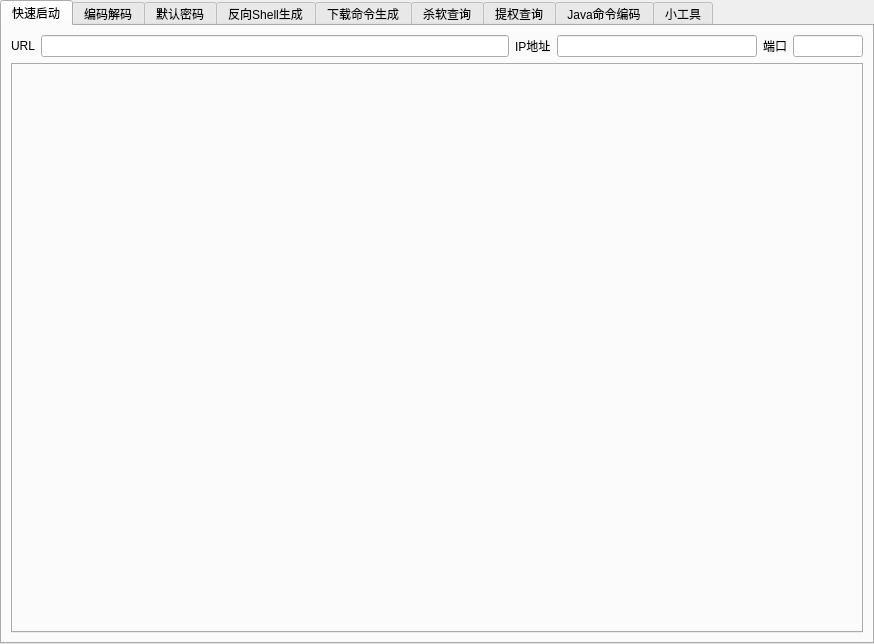
<?xml version="1.0" encoding="UTF-8"?>
<ui version="4.0">
 <class>MainWindow</class>
 <widget class="QMainWindow" name="MainWindow">
  <property name="geometry">
   <rect>
    <x>0</x>
    <y>0</y>
    <width>874</width>
    <height>644</height>
   </rect>
  </property>
  <property name="windowTitle">
   <string>GUI Tools</string>
  </property>
  <widget class="QWidget" name="centralwidget">
   <layout class="QGridLayout" name="gridLayout_2">
    <property name="leftMargin">
     <number>0</number>
    </property>
    <property name="topMargin">
     <number>0</number>
    </property>
    <property name="rightMargin">
     <number>0</number>
    </property>
    <property name="bottomMargin">
     <number>0</number>
    </property>
    <item row="0" column="0">
     <widget class="QTabWidget" name="tabWidget_2">
      <property name="currentIndex">
       <number>0</number>
      </property>
      <widget class="QWidget" name="tab_3">
       <attribute name="title">
        <string>快速启动</string>
       </attribute>
       <layout class="QGridLayout" name="gridLayout_3">
        <item row="0" column="0">
         <layout class="QVBoxLayout" name="verticalLayout">
          <item>
           <layout class="QHBoxLayout" name="horizontalLayout">
            <property name="sizeConstraint">
             <enum>QLayout::SetMinimumSize</enum>
            </property>
            <item>
             <widget class="QLabel" name="label">
              <property name="maximumSize">
               <size>
                <width>16777215</width>
                <height>25</height>
               </size>
              </property>
              <property name="text">
               <string>URL</string>
              </property>
             </widget>
            </item>
            <item>
             <widget class="QLineEdit" name="lineEdit">
              <property name="minimumSize">
               <size>
                <width>0</width>
                <height>0</height>
               </size>
              </property>
              <property name="maximumSize">
               <size>
                <width>16777215</width>
                <height>25</height>
               </size>
              </property>
             </widget>
            </item>
            <item>
             <widget class="QLabel" name="label_2">
              <property name="maximumSize">
               <size>
                <width>16777215</width>
                <height>25</height>
               </size>
              </property>
              <property name="text">
               <string>IP地址</string>
              </property>
             </widget>
            </item>
            <item>
             <widget class="QLineEdit" name="lineEdit_2">
              <property name="maximumSize">
               <size>
                <width>200</width>
                <height>25</height>
               </size>
              </property>
             </widget>
            </item>
            <item>
             <widget class="QLabel" name="label_3">
              <property name="maximumSize">
               <size>
                <width>16777215</width>
                <height>25</height>
               </size>
              </property>
              <property name="text">
               <string>端口</string>
              </property>
             </widget>
            </item>
            <item>
             <widget class="QLineEdit" name="lineEdit_3">
              <property name="maximumSize">
               <size>
                <width>70</width>
                <height>25</height>
               </size>
              </property>
              <property name="maxLength">
               <number>5</number>
              </property>
             </widget>
            </item>
           </layout>
          </item>
          <item>
           <widget class="QTabWidget" name="tabWidget"/>
          </item>
         </layout>
        </item>
       </layout>
      </widget>
      <widget class="QWidget" name="tab_5">
       <attribute name="title">
        <string>编码解码</string>
       </attribute>
       <layout class="QGridLayout" name="gridLayout_6">
        <item row="0" column="0">
         <layout class="QHBoxLayout" name="horizontalLayout_8">
          <item>
           <widget class="QCheckBox" name="checkBox_line">
            <property name="maximumSize">
             <size>
              <width>100</width>
              <height>16777215</height>
             </size>
            </property>
            <property name="text">
             <string>按行处理</string>
            </property>
           </widget>
          </item>
          <item>
           <widget class="QComboBox" name="encode_type">
            <property name="maximumSize">
             <size>
              <width>100</width>
              <height>16777215</height>
             </size>
            </property>
            <item>
             <property name="text">
              <string>UTF-8</string>
             </property>
            </item>
            <item>
             <property name="text">
              <string>GBK</string>
             </property>
            </item>
            <item>
             <property name="text">
              <string>GB2312</string>
             </property>
            </item>
            <item>
             <property name="text">
              <string>GB18030</string>
             </property>
            </item>
           </widget>
          </item>
          <item>
           <widget class="QLabel" name="label_12">
            <property name="maximumSize">
             <size>
              <width>50</width>
              <height>16777215</height>
             </size>
            </property>
            <property name="text">
             <string>编码</string>
            </property>
           </widget>
          </item>
          <item>
           <widget class="QComboBox" name="comboBox_encode">
            <property name="maximumSize">
             <size>
              <width>16777215</width>
              <height>16777215</height>
             </size>
            </property>
            <item>
             <property name="text">
              <string>URL</string>
             </property>
            </item>
            <item>
             <property name="text">
              <string>Unicode</string>
             </property>
            </item>
            <item>
             <property name="text">
              <string>Escape_u</string>
             </property>
            </item>
            <item>
             <property name="text">
              <string>HTMLEncode</string>
             </property>
            </item>
            <item>
             <property name="text">
              <string>Base32</string>
             </property>
            </item>
            <item>
             <property name="text">
              <string>Base64</string>
             </property>
            </item>
           </widget>
          </item>
          <item>
           <widget class="QLabel" name="label_11">
            <property name="maximumSize">
             <size>
              <width>50</width>
              <height>16777215</height>
             </size>
            </property>
            <property name="text">
             <string>解码</string>
            </property>
           </widget>
          </item>
          <item>
           <widget class="QComboBox" name="comboBox_decode">
            <property name="maximumSize">
             <size>
              <width>16777215</width>
              <height>16777215</height>
             </size>
            </property>
            <item>
             <property name="text">
              <string>URL</string>
             </property>
            </item>
            <item>
             <property name="text">
              <string>Unicode</string>
             </property>
            </item>
            <item>
             <property name="text">
              <string>Escape_u</string>
             </property>
            </item>
            <item>
             <property name="text">
              <string>HTMLDecode</string>
             </property>
            </item>
            <item>
             <property name="text">
              <string>Base32</string>
             </property>
            </item>
            <item>
             <property name="text">
              <string>Base64</string>
             </property>
            </item>
           </widget>
          </item>
          <item>
           <widget class="QLabel" name="label_13">
            <property name="maximumSize">
             <size>
              <width>50</width>
              <height>16777215</height>
             </size>
            </property>
            <property name="text">
             <string>进制</string>
            </property>
           </widget>
          </item>
          <item>
           <widget class="QComboBox" name="comboBox_jinzhi">
            <property name="maximumSize">
             <size>
              <width>16777215</width>
              <height>16777215</height>
             </size>
            </property>
            <item>
             <property name="text">
              <string>2-&gt;8</string>
             </property>
            </item>
            <item>
             <property name="text">
              <string>2-&gt;10</string>
             </property>
            </item>
            <item>
             <property name="text">
              <string>2-&gt;16</string>
             </property>
            </item>
            <item>
             <property name="text">
              <string>8-&gt;2</string>
             </property>
            </item>
            <item>
             <property name="text">
              <string>8-&gt;10</string>
             </property>
            </item>
            <item>
             <property name="text">
              <string>8-&gt;16</string>
             </property>
            </item>
            <item>
             <property name="text">
              <string>10-&gt;2</string>
             </property>
            </item>
            <item>
             <property name="text">
              <string>10-&gt;8</string>
             </property>
            </item>
            <item>
             <property name="text">
              <string>10-&gt;16</string>
             </property>
            </item>
            <item>
             <property name="text">
              <string>16-&gt;2</string>
             </property>
            </item>
            <item>
             <property name="text">
              <string>16-&gt;8</string>
             </property>
            </item>
            <item>
             <property name="text">
              <string>16-&gt;10</string>
             </property>
            </item>
           </widget>
          </item>
         </layout>
        </item>
        <item row="1" column="0">
         <layout class="QHBoxLayout" name="horizontalLayout_9">
          <item>
           <widget class="QPushButton" name="zhuanyuan">
            <property name="minimumSize">
             <size>
              <width>100</width>
              <height>0</height>
             </size>
            </property>
            <property name="maximumSize">
             <size>
              <width>16777215</width>
              <height>16777215</height>
             </size>
            </property>
            <property name="styleSheet">
             <string notr="true"/>
            </property>
            <property name="text">
             <string>转源文本</string>
            </property>
           </widget>
          </item>
          <item>
           <widget class="QPushButton" name="Result_Copy_Button">
            <property name="minimumSize">
             <size>
              <width>100</width>
              <height>0</height>
             </size>
            </property>
            <property name="maximumSize">
             <size>
              <width>16777215</width>
              <height>16777215</height>
             </size>
            </property>
            <property name="styleSheet">
             <string notr="true"/>
            </property>
            <property name="text">
             <string>复制结果</string>
            </property>
           </widget>
          </item>
          <item>
           <widget class="QPushButton" name="tab_add">
            <property name="minimumSize">
             <size>
              <width>100</width>
              <height>0</height>
             </size>
            </property>
            <property name="maximumSize">
             <size>
              <width>16777215</width>
              <height>16777215</height>
             </size>
            </property>
            <property name="styleSheet">
             <string notr="true"/>
            </property>
            <property name="text">
             <string>增加tab</string>
            </property>
           </widget>
          </item>
          <item>
           <widget class="QPushButton" name="Source_clear_Button">
            <property name="minimumSize">
             <size>
              <width>100</width>
              <height>0</height>
             </size>
            </property>
            <property name="maximumSize">
             <size>
              <width>16777215</width>
              <height>16777215</height>
             </size>
            </property>
            <property name="styleSheet">
             <string notr="true"/>
            </property>
            <property name="text">
             <string>清空文本</string>
            </property>
           </widget>
          </item>
          <item>
           <widget class="QPushButton" name="Source_Paste_Button">
            <property name="minimumSize">
             <size>
              <width>100</width>
              <height>0</height>
             </size>
            </property>
            <property name="maximumSize">
             <size>
              <width>16777215</width>
              <height>16777215</height>
             </size>
            </property>
            <property name="styleSheet">
             <string notr="true"/>
            </property>
            <property name="text">
             <string>粘贴密文</string>
            </property>
           </widget>
          </item>
         </layout>
        </item>
        <item row="2" column="0">
         <widget class="QTabWidget" name="tabWidget_4">
          <property name="currentIndex">
           <number>0</number>
          </property>
          <property name="documentMode">
           <bool>false</bool>
          </property>
          <property name="tabsClosable">
           <bool>true</bool>
          </property>
          <widget class="QWidget" name="tab_10">
           <attribute name="title">
            <string>996</string>
           </attribute>
           <layout class="QGridLayout" name="gridLayout_11">
            <item row="1" column="0">
             <widget class="QPlainTextEdit" name="Result_text">
              <property name="placeholderText">
               <string>结果会显示在此处</string>
              </property>
             </widget>
            </item>
            <item row="0" column="0">
             <widget class="QPlainTextEdit" name="Source_text">
              <property name="placeholderText">
               <string>请在此处输入</string>
              </property>
             </widget>
            </item>
           </layout>
          </widget>
         </widget>
        </item>
       </layout>
      </widget>
      <widget class="QWidget" name="tab_4">
       <attribute name="title">
        <string>默认密码</string>
       </attribute>
       <layout class="QGridLayout" name="gridLayout">
        <item row="0" column="0">
         <layout class="QHBoxLayout" name="horizontalLayout_6">
          <item>
           <widget class="QLabel" name="label_54">
            <property name="minimumSize">
             <size>
              <width>0</width>
              <height>28</height>
             </size>
            </property>
            <property name="maximumSize">
             <size>
              <width>400</width>
              <height>16777215</height>
             </size>
            </property>
            <property name="text">
             <string>已收集设备类型</string>
            </property>
           </widget>
          </item>
          <item>
           <widget class="QPushButton" name="pushButton_morenpasswd_daochu">
            <property name="maximumSize">
             <size>
              <width>100</width>
              <height>16777215</height>
             </size>
            </property>
            <property name="text">
             <string>导出数据</string>
            </property>
           </widget>
          </item>
         </layout>
        </item>
        <item row="0" column="1">
         <layout class="QHBoxLayout" name="horizontalLayout_41">
          <item>
           <widget class="QLabel" name="label_47">
            <property name="text">
             <string>设备关键字：</string>
            </property>
           </widget>
          </item>
          <item>
           <widget class="QLineEdit" name="lineEdit_select_data"/>
          </item>
          <item>
           <widget class="QPushButton" name="pushButton_morenpasswd_start">
            <property name="text">
             <string>查询</string>
            </property>
           </widget>
          </item>
         </layout>
        </item>
        <item row="1" column="0">
         <widget class="QListWidget" name="listWidget_morenpasswd_list">
          <property name="minimumSize">
           <size>
            <width>250</width>
            <height>0</height>
           </size>
          </property>
          <property name="maximumSize">
           <size>
            <width>500</width>
            <height>16777215</height>
           </size>
          </property>
         </widget>
        </item>
        <item row="1" column="1">
         <widget class="QTableWidget" name="tableWidget_morenpasswd_result">
          <property name="sizePolicy">
           <sizepolicy hsizetype="Expanding" vsizetype="Expanding">
            <horstretch>0</horstretch>
            <verstretch>0</verstretch>
           </sizepolicy>
          </property>
          <property name="minimumSize">
           <size>
            <width>500</width>
            <height>0</height>
           </size>
          </property>
          <property name="focusPolicy">
           <enum>Qt::NoFocus</enum>
          </property>
          <property name="horizontalScrollBarPolicy">
           <enum>Qt::ScrollBarAsNeeded</enum>
          </property>
          <property name="sizeAdjustPolicy">
           <enum>QAbstractScrollArea::AdjustIgnored</enum>
          </property>
          <property name="sortingEnabled">
           <bool>true</bool>
          </property>
          <attribute name="horizontalHeaderVisible">
           <bool>true</bool>
          </attribute>
          <attribute name="horizontalHeaderCascadingSectionResizes">
           <bool>false</bool>
          </attribute>
          <attribute name="horizontalHeaderMinimumSectionSize">
           <number>25</number>
          </attribute>
          <attribute name="horizontalHeaderDefaultSectionSize">
           <number>60</number>
          </attribute>
          <attribute name="horizontalHeaderHighlightSections">
           <bool>true</bool>
          </attribute>
          <attribute name="horizontalHeaderShowSortIndicator" stdset="0">
           <bool>true</bool>
          </attribute>
          <attribute name="horizontalHeaderStretchLastSection">
           <bool>true</bool>
          </attribute>
          <attribute name="verticalHeaderVisible">
           <bool>false</bool>
          </attribute>
          <attribute name="verticalHeaderCascadingSectionResizes">
           <bool>false</bool>
          </attribute>
          <attribute name="verticalHeaderMinimumSectionSize">
           <number>23</number>
          </attribute>
          <attribute name="verticalHeaderDefaultSectionSize">
           <number>30</number>
          </attribute>
          <attribute name="verticalHeaderHighlightSections">
           <bool>true</bool>
          </attribute>
          <attribute name="verticalHeaderShowSortIndicator" stdset="0">
           <bool>false</bool>
          </attribute>
          <attribute name="verticalHeaderStretchLastSection">
           <bool>false</bool>
          </attribute>
          <column>
           <property name="text">
            <string>ID</string>
           </property>
          </column>
          <column>
           <property name="text">
            <string>设备名称</string>
           </property>
          </column>
          <column>
           <property name="text">
            <string>用户名</string>
           </property>
          </column>
          <column>
           <property name="text">
            <string>密码</string>
           </property>
          </column>
         </widget>
        </item>
       </layout>
      </widget>
      <widget class="QWidget" name="tab_6">
       <attribute name="title">
        <string>反向Shell生成</string>
       </attribute>
       <layout class="QGridLayout" name="gridLayout_4">
        <item row="0" column="0">
         <layout class="QGridLayout" name="gridLayout_57">
          <item row="0" column="0">
           <layout class="QHBoxLayout" name="horizontalLayout_7">
            <item>
             <widget class="QLabel" name="label_24">
              <property name="text">
               <string>IP地址：</string>
              </property>
             </widget>
            </item>
            <item>
             <widget class="QLineEdit" name="lineEdit_cmd_ip"/>
            </item>
            <item>
             <widget class="QLabel" name="label_30">
              <property name="text">
               <string>端口：</string>
              </property>
             </widget>
            </item>
            <item>
             <widget class="QLineEdit" name="lineEdit_cmd_port"/>
            </item>
            <item>
             <widget class="QPushButton" name="pushButton_re_go">
              <property name="text">
               <string>生成</string>
              </property>
             </widget>
            </item>
           </layout>
          </item>
          <item row="1" column="0">
           <widget class="QTextEdit" name="textEdit_cmd_result"/>
          </item>
         </layout>
        </item>
       </layout>
      </widget>
      <widget class="QWidget" name="tab_2">
       <attribute name="title">
        <string>下载命令生成</string>
       </attribute>
       <layout class="QGridLayout" name="gridLayout_8">
        <item row="0" column="0">
         <layout class="QHBoxLayout" name="horizontalLayout_10">
          <item>
           <widget class="QLabel" name="label_25">
            <property name="text">
             <string>URL:</string>
            </property>
           </widget>
          </item>
          <item>
           <widget class="QLineEdit" name="lineEdit_file_url"/>
          </item>
          <item>
           <widget class="QLabel" name="label_31">
            <property name="text">
             <string>目标文件名：</string>
            </property>
           </widget>
          </item>
          <item>
           <widget class="QLineEdit" name="lineEdit_file_dest_name"/>
          </item>
          <item>
           <widget class="QPushButton" name="pushButton_file_start">
            <property name="text">
             <string>生成</string>
            </property>
           </widget>
          </item>
         </layout>
        </item>
        <item row="1" column="0">
         <widget class="QTextEdit" name="textEdit_file_result"/>
        </item>
       </layout>
      </widget>
      <widget class="QWidget" name="tab_8">
       <attribute name="title">
        <string>杀软查询</string>
       </attribute>
       <layout class="QGridLayout" name="gridLayout_7">
        <item row="0" column="0">
         <layout class="QHBoxLayout" name="horizontalLayout_2">
          <item>
           <widget class="QLabel" name="label_51">
            <property name="minimumSize">
             <size>
              <width>0</width>
              <height>0</height>
             </size>
            </property>
            <property name="text">
             <string>tasklist /svc</string>
            </property>
           </widget>
          </item>
          <item>
           <widget class="QPushButton" name="pushButton_sharuanchaxun_start">
            <property name="maximumSize">
             <size>
              <width>150</width>
              <height>16777215</height>
             </size>
            </property>
            <property name="text">
             <string>查询杀软</string>
            </property>
           </widget>
          </item>
         </layout>
        </item>
        <item row="1" column="0">
         <widget class="QTextEdit" name="textEdit_sharuanchaxun_result">
          <property name="minimumSize">
           <size>
            <width>0</width>
            <height>0</height>
           </size>
          </property>
          <property name="placeholderText">
           <string>请复制命令执行结果在这里</string>
          </property>
         </widget>
        </item>
       </layout>
      </widget>
      <widget class="QWidget" name="tab_13">
       <attribute name="title">
        <string>提权查询</string>
       </attribute>
       <layout class="QGridLayout" name="gridLayout_10">
        <item row="0" column="0">
         <layout class="QHBoxLayout" name="horizontalLayout_4">
          <item>
           <widget class="QLabel" name="label_4">
            <property name="text">
             <string>Windows提权查询</string>
            </property>
           </widget>
          </item>
          <item>
           <widget class="QPushButton" name="pushButton_tiquanchaxun_start">
            <property name="maximumSize">
             <size>
              <width>70</width>
              <height>16777215</height>
             </size>
            </property>
            <property name="text">
             <string>查询</string>
            </property>
           </widget>
          </item>
         </layout>
        </item>
        <item row="1" column="0">
         <widget class="QTextEdit" name="textEdit_tiquanchaxun_result">
          <property name="minimumSize">
           <size>
            <width>0</width>
            <height>0</height>
           </size>
          </property>
         </widget>
        </item>
       </layout>
      </widget>
      <widget class="QWidget" name="tab">
       <attribute name="title">
        <string>Java命令编码</string>
       </attribute>
       <layout class="QGridLayout" name="gridLayout_5">
        <item row="0" column="0">
         <layout class="QVBoxLayout" name="verticalLayout_2">
          <item>
           <layout class="QHBoxLayout" name="horizontalLayout_5">
            <item>
             <widget class="QLabel" name="label_5">
              <property name="text">
               <string>命令</string>
              </property>
             </widget>
            </item>
            <item>
             <widget class="QRadioButton" name="radioButton_bash">
              <property name="text">
               <string>Bash</string>
              </property>
              <property name="checked">
               <bool>true</bool>
              </property>
             </widget>
            </item>
            <item>
             <widget class="QRadioButton" name="radioButton_powershell">
              <property name="text">
               <string>PowerShell</string>
              </property>
             </widget>
            </item>
            <item>
             <widget class="QRadioButton" name="radioButton_python">
              <property name="text">
               <string>Python</string>
              </property>
             </widget>
            </item>
            <item>
             <widget class="QRadioButton" name="radioButton_perl">
              <property name="text">
               <string>Perl</string>
              </property>
             </widget>
            </item>
            <item>
             <widget class="QPushButton" name="pushButton_copy">
              <property name="text">
               <string>复制</string>
              </property>
             </widget>
            </item>
            <item>
             <widget class="QPushButton" name="pushButton_encode">
              <property name="text">
               <string>编码</string>
              </property>
             </widget>
            </item>
           </layout>
          </item>
          <item>
           <widget class="QTextEdit" name="textEdit_java_result"/>
          </item>
         </layout>
        </item>
       </layout>
      </widget>
      <widget class="QWidget" name="tab_12">
       <attribute name="title">
        <string>小工具</string>
       </attribute>
       <layout class="QGridLayout" name="gridLayout_9">
        <item row="0" column="0">
         <layout class="QHBoxLayout" name="horizontalLayout_3">
          <item>
           <widget class="QPlainTextEdit" name="tools_source">
            <property name="placeholderText">
             <string>请输入文本</string>
            </property>
           </widget>
          </item>
          <item>
           <layout class="QVBoxLayout" name="verticalLayout_3">
            <item>
             <widget class="QPushButton" name="tools_daoxu">
              <property name="text">
               <string>倒序输出</string>
              </property>
             </widget>
            </item>
            <item>
             <widget class="QPushButton" name="tools_xiaoxie">
              <property name="text">
               <string>全小写</string>
              </property>
             </widget>
            </item>
            <item>
             <widget class="QPushButton" name="tool_daxie">
              <property name="text">
               <string>全大写</string>
              </property>
             </widget>
            </item>
            <item>
             <widget class="QPushButton" name="tools_remove_duplicate">
              <property name="text">
               <string>去除重复项</string>
              </property>
             </widget>
            </item>
            <item>
             <widget class="QPushButton" name="tools_zhongwen_pinyin">
              <property name="text">
               <string>中文转拼音</string>
              </property>
             </widget>
            </item>
            <item>
             <widget class="QPushButton" name="tools_tiqushouzimu">
              <property name="text">
               <string>提取首字母</string>
              </property>
             </widget>
            </item>
            <item>
             <widget class="QPushButton" name="tools_get_ip">
              <property name="text">
               <string>正则提取IP</string>
              </property>
             </widget>
            </item>
            <item>
             <widget class="QPushButton" name="tools_ip">
              <property name="text">
               <string>IP归属查询</string>
              </property>
             </widget>
            </item>
            <item>
             <widget class="QPushButton" name="tools_get_china_ip">
              <property name="text">
               <string>提取国内IP</string>
              </property>
             </widget>
            </item>
            <item>
             <widget class="QPushButton" name="tools_remove_china_ip">
              <property name="text">
               <string>提取国外IP</string>
              </property>
             </widget>
            </item>
           </layout>
          </item>
         </layout>
        </item>
       </layout>
      </widget>
     </widget>
    </item>
   </layout>
  </widget>
 </widget>
 <resources/>
 <connections/>
</ui>
